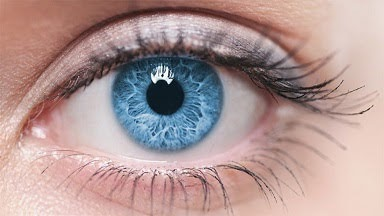
#> input picture eyeRobot/images/sample - コピー.jpg, 384 x 216 px, given in place of the camera
$ python side_binary.py
#> lines starting #> are read from the running program, lines starting #| are printed output that depends on the picture; after the words box and inside, x2 and y2 are one past the last pixel; in counts of white or black regions, pixels touching at a corner belong together
import cv2
import matplotlib.pyplot as plt

cap = cv2.VideoCapture(0)
cap.set(cv2.CAP_PROP_FOURCC, cv2.VideoWriter_fourcc('M', 'J', 'P', 'G'))
cap.set(cv2.CAP_PROP_FPS, 30)
cap.set(cv2.CAP_PROP_FRAME_WIDTH, 640)
cap.set(cv2.CAP_PROP_FRAME_HEIGHT, 360)

xmin, xmax = 240, 600
ymin, ymax = 0, 200

while True:
    ret, frame = cap.read()
#> frame is the input picture: shape (216, 384, 3); mean B, G, R 149.5, 151.7, 176.7
    if not ret:
        break

    gaussian = cv2.GaussianBlur(frame, (5, 5), 1)
    gray = cv2.cvtColor(gaussian[ymin:ymax, xmin:xmax], cv2.COLOR_BGR2GRAY)
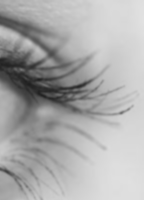
#> gray: shape (200, 144); min 31, max 225, mean 170.5

    low_bound = 30
    high_bound = 70
    mask = cv2.inRange(gray, low_bound, high_bound)
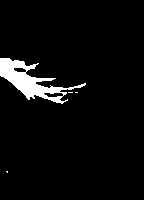
#> mask: shape (200, 144); 4.6% white; 4 white regions (3 under 20 px), largest, box (x1, y1, x2, y2) and area: (0, 58, 86, 104) 1318
    pickupimg = cv2.bitwise_and(gray, gray, mask = mask)
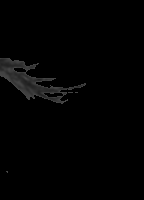
#> pickupimg: shape (200, 144); min 0, max 70, mean 2.5
    pick_reverse = cv2.bitwise_not(pickupimg)
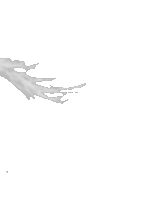
#> pick_reverse: shape (200, 144); min 185, max 255, mean 252.5
    bin_pickup = cv2.threshold(pickupimg, 00, 255, cv2.THRESH_BINARY_INV)[1]
    bin_reverse = cv2.threshold(pick_reverse, 254, 255, cv2.THRESH_BINARY)[1]

    bin = cv2.threshold(gray, 50, 255, cv2.THRESH_BINARY)[1]
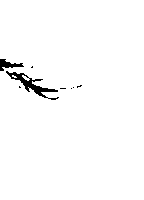
#> bin: shape (200, 144); 98.2% white; 8 black regions (6 under 20 px), largest, box (x1, y1, x2, y2) and area: (6, 71, 59, 100) 363, (0, 59, 24, 71) 131
    # bin_reverse = cv2.bitwise_not(bin)
    # binary = cv2.inRange(gray, 17, 18)
    # binary = cv2.bitwise_not(binary)
    edges = cv2.Canny(gray, 0, 130)
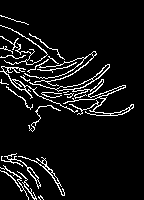
#> edges: shape (200, 144); 7.7% white in thin lines or dots, all inside (x1, y1, x2, y2) = (0, 15, 134, 200)

    edges_pickup = cv2.Canny(bin_pickup, 0, 130)
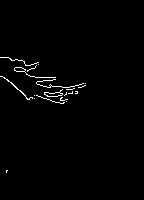
#> edges_pickup: shape (200, 144); 1.3% white in thin lines or dots, all inside (x1, y1, x2, y2) = (0, 57, 86, 173)
    contours, hierarchy = cv2.findContours(edges, cv2.RETR_TREE, cv2.CHAIN_APPROX_SIMPLE, offset = (xmin, ymin))
#> contours = 38 contours, 24 with area under 20; largest, box (x1, y1, x2, y2) and area: (269, 64, 374, 116) 344, (240, 66, 318, 113) 149, (296, 78, 334, 92) 114, (258, 156, 305, 196) 104, (241, 153, 281, 189) 91

    for i, cnt in enumerate(contours):
        area = cv2.contourArea(cnt)
#> this loop made 38 passes
#> area on passes 3, 4, 5, 9, 11, 19, 21, 22, 23, 24, 26, 27: 28.5, 104, 29, 91, 39, 149, 64, 20.5, 344.5, 46.5, 114, 57.5

    # cv2.drawContours(frame, contours, -1, (255, 255, 0), 4)
    # max_contour = max(contours, key = lambda x : cv2.contourArea(x))
    # cv2.drawContours(frame, max_contour, -1, (0, 0, 255), 4)

    cv2.imshow('Frame', frame)
    # cv2.imshow('Binary_inrange', binary)
    # cv2.imshow('Binary', bin)
    # cv2.imshow('Pick up image', pickupimg)
    cv2.imshow('binary of pickup image', bin_pickup)
    # cv2.imshow('reverse', pick_reverse)
    cv2.imshow('Edges', edges)
    # cv2.imshow('Contours', cntframe)
    cv2.imshow('edges of pick up image', edges_pickup)
    # print(area)
    # cv2.imshow('Binary reverse', bin_reverse)

    if cv2.waitKey(1) & 0xFF == ord('q'):
#> (key q is pressed here)
        break

cap.release()
cv2.destroyAllWindows()
